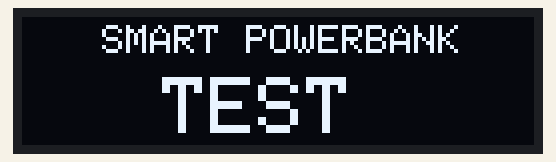
A sketch run on a simulated ESP32. Parts: 128×32 one-colour display. What the sketch prints to the serial monitor is not drawn.

Above: at 0.1 s.

The sketch:

01_oled_test.ino
```cpp
#include <Wire.h>
#include <Adafruit_GFX.h>
#include <Adafruit_SSD1306.h>

#define SDA_PIN 5
#define SCL_PIN 6

#define SCREEN_WIDTH 128
#define SCREEN_HEIGHT 32
#define OLED_RESET -1
#define OLED_ADDRESS 0x3C

Adafruit_SSD1306 display(
  SCREEN_WIDTH,
  SCREEN_HEIGHT,
  &Wire,
  OLED_RESET
);

void setup() {
  Serial.begin(115200);

  Wire.begin(SDA_PIN, SCL_PIN);

  if (!display.begin(SSD1306_SWITCHCAPVCC, OLED_ADDRESS)) {
    Serial.println("OLED tidak terdeteksi!");
    while (true) {
      delay(100);
    }
  }

  display.clearDisplay();
  display.setTextColor(SSD1306_WHITE);

  display.setTextSize(1);
  display.setCursor(20, 2);
  display.println("SMART POWERBANK");

  display.setTextSize(2);
  display.setCursor(35, 15);
  display.println("TEST");

  display.display();

  Serial.println("OLED berhasil dijalankan.");
}

void loop() {
}
```
